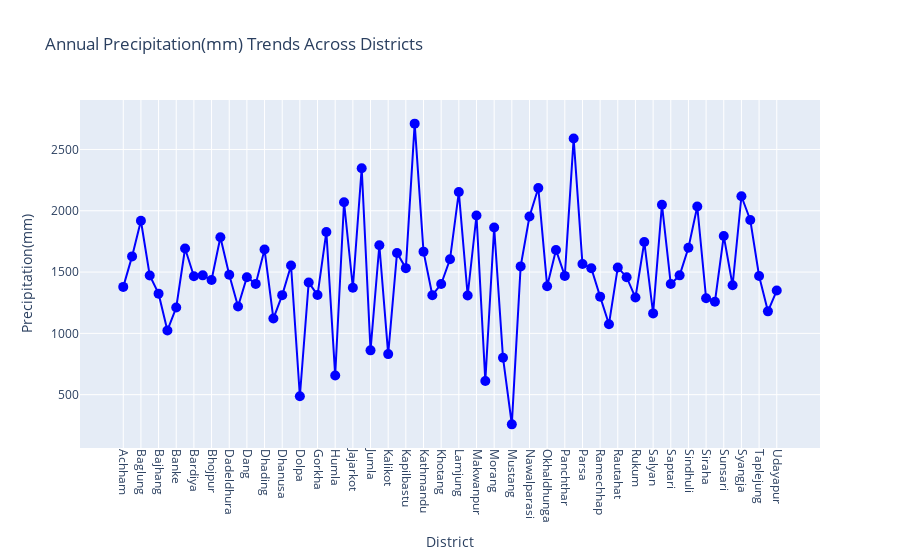

Notebook cell for this chart:
### Markdown cell above
INTERACTIVE PLOT USING PLOTLY FOR BETTER UNDERSTANDING

### Code cell
##Annual Precipitation(mm) Trends Across Districts

fig=px.line (gdf,x="District",y="Precip_Annual",
             title="Annual Precipitation(mm) Trends Across Districts",markers=True,
             labels={"Precip_Annual":"Precipitation(mm)"},
             hover_data={"District":True,"Precip_Annual":True})
             
        
fig.update_traces(marker=dict(size=10,color='blue'),line=dict(color='blue'))

fig.update_layout(
  xaxis=dict(tickangle=90,showgrid=True),
  yaxis=dict(showgrid=True)
)

fig.show()

### Figure 1 — Plotly figure (JSON) as saved in the notebook; plotly's stock layout.template omitted (floating-point values rounded to 4 significant figures)
{"data": [{"hovertemplate": "District=%{x}<br>Precipitation(mm)=%{y}<extra></extra>", "legendgroup": "", "line": {"color": "blue", "dash": "solid"}, "marker": {"color": "blue", "size": 10, "symbol": "circle"}, "mode": "lines+markers", "name": "", "orientation": "v", "showlegend": false, "type": "scatter", "x": ["Achham", "Arghakhanchi", "Baglung", "Baitadi", "Bajhang", "Bajura", "Banke", "Bara", "Bardiya", "Bhaktapur", "Bhojpur", "Chitawan", "Dadeldhura", "Dailekh", "Dang", "Darchula", "Dhading", "Dhankuta", "Dhanusa", "Dolakha", "Dolpa", "Doti", "Gorkha", "Gulmi", "Humla", "Ilam", "Jajarkot", "Jhapa", "Jumla", "Kailali", "Kalikot", "Kanchanpur", "Kapilbastu", "Kaski", "Kathmandu", "Kavrepalanchok", "Khotang", "Lalitpur", "Lamjung", "Mahottari", "Makwanpur", "Manang", "Morang", "Mugu", "Mustang", "Myagdi", "Nawalparasi", "Nuwakot", "Okhaldhunga", "Palpa", "Panchthar", "Parbat", "Parsa", "Pyuthan", "Ramechhap", "Rasuwa", "Rautahat", "Rolpa", "Rukum", "Rupandehi", "Salyan", "Sankhuwasabha", "Saptari", "Sarlahi", "Sindhuli", "Sindhupalchok", "Siraha", "Solukhumbu", "Sunsari", "Surkhet", "Syangja", "Tanahu", "Taplejung", "Terhathum", "Udayapur"], "xaxis": "x", "y": [1379, 1628.0, 1918.0, 1472.0, 1324.0, 1024.0, 1211.0, 1692.0, 1466.0, 1473.0, 1436.0, 1784.0, 1478.0, 1219.0, 1458.0, 1403.0, 1684.0, 1121.0, 1312.0, 1553.0, 487, 1415.0, 1312.0, 1827.0, 655.7, 2070.0, 1372, 2347.0, 861.4, 1719, 830.9, 1655, 1532, 2710.0, 1667.0, 1311.0, 1402.0, 1604.0, 2153.0, 1309.0, 1961.0, 612, 1864.0, 801, 257.8, 1546.0, 1953.0, 2186.0, 1385.0, 1680.0, 1469.0, 2589.0, 1566.0, 1532.0, 1299.0, 1075.0, 1538.0, 1458.0, 1292.0, 1745.0, 1163.0, 2049.0, 1402, 1473.0, 1699.0, 2035.0, 1286.0, 1258.0, 1794.0, 1392.0, 2118.0, 1925.0, 1468.0, 1179.0, 1349.0], "yaxis": "y"}], "layout": {"legend": {"tracegroupgap": 0}, "title": {"text": "Annual Precipitation(mm) Trends Across Districts"}, "xaxis": {"anchor": "y", "domain": [0, 1], "showgrid": true, "tickangle": 90, "title": {"text": "District"}}, "yaxis": {"anchor": "x", "domain": [0, 1], "showgrid": true, "title": {"text": "Precipitation(mm)"}}}}
